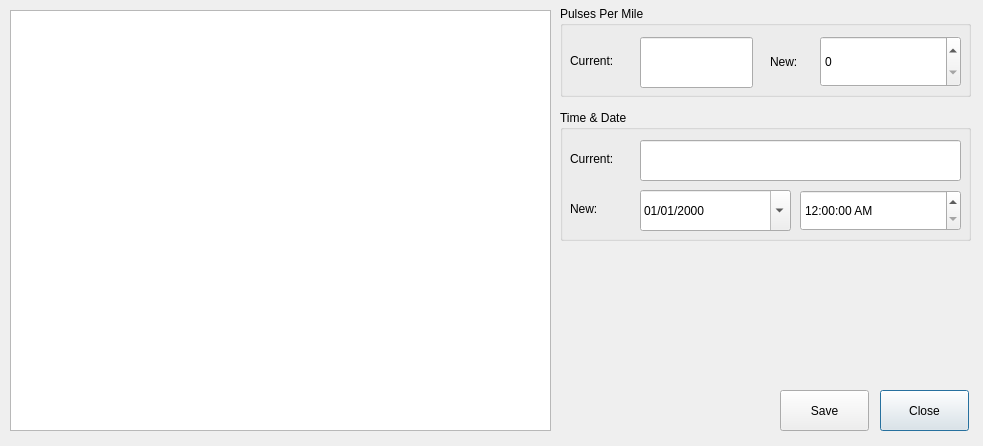
<?xml version="1.0" encoding="UTF-8"?>
<ui version="4.0">
 <class>HWDialog</class>
 <widget class="QDialog" name="HWDialog">
  <property name="geometry">
   <rect>
    <x>0</x>
    <y>0</y>
    <width>983</width>
    <height>446</height>
   </rect>
  </property>
  <property name="windowTitle">
   <string>Hardware Interface</string>
  </property>
  <widget class="QPlainTextEdit" name="plainTextEdit">
   <property name="geometry">
    <rect>
     <x>10</x>
     <y>10</y>
     <width>541</width>
     <height>421</height>
    </rect>
   </property>
   <property name="font">
    <font>
     <pointsize>11</pointsize>
    </font>
   </property>
  </widget>
  <widget class="QPushButton" name="closeButton">
   <property name="geometry">
    <rect>
     <x>880</x>
     <y>390</y>
     <width>89</width>
     <height>41</height>
    </rect>
   </property>
   <property name="text">
    <string>Close</string>
   </property>
  </widget>
  <widget class="QPushButton" name="saveButton">
   <property name="geometry">
    <rect>
     <x>780</x>
     <y>390</y>
     <width>89</width>
     <height>41</height>
    </rect>
   </property>
   <property name="text">
    <string>Save</string>
   </property>
  </widget>
  <widget class="QGroupBox" name="groupBox">
   <property name="geometry">
    <rect>
     <x>560</x>
     <y>6</y>
     <width>411</width>
     <height>91</height>
    </rect>
   </property>
   <property name="title">
    <string>Pulses Per Mile</string>
   </property>
   <widget class="QLabel" name="label_4">
    <property name="geometry">
     <rect>
      <x>10</x>
      <y>46</y>
      <width>67</width>
      <height>17</height>
     </rect>
    </property>
    <property name="text">
     <string>Current:</string>
    </property>
   </widget>
   <widget class="QLineEdit" name="ppmCurrent">
    <property name="geometry">
     <rect>
      <x>80</x>
      <y>31</y>
      <width>113</width>
      <height>51</height>
     </rect>
    </property>
    <property name="readOnly">
     <bool>true</bool>
    </property>
   </widget>
   <widget class="QSpinBox" name="ppmSpinBox">
    <property name="geometry">
     <rect>
      <x>260</x>
      <y>30</y>
      <width>141</width>
      <height>51</height>
     </rect>
    </property>
    <property name="autoFillBackground">
     <bool>true</bool>
    </property>
    <property name="buttonSymbols">
     <enum>QAbstractSpinBox::UpDownArrows</enum>
    </property>
    <property name="accelerated">
     <bool>true</bool>
    </property>
    <property name="maximum">
     <number>1000000</number>
    </property>
    <property name="singleStep">
     <number>10</number>
    </property>
   </widget>
   <widget class="QLabel" name="label_5">
    <property name="geometry">
     <rect>
      <x>210</x>
      <y>47</y>
      <width>41</width>
      <height>17</height>
     </rect>
    </property>
    <property name="text">
     <string>New:</string>
    </property>
   </widget>
  </widget>
  <widget class="QGroupBox" name="groupBox_2">
   <property name="geometry">
    <rect>
     <x>560</x>
     <y>110</y>
     <width>411</width>
     <height>131</height>
    </rect>
   </property>
   <property name="title">
    <string>Time &amp;&amp; Date</string>
   </property>
   <widget class="QLabel" name="label_8">
    <property name="geometry">
     <rect>
      <x>10</x>
      <y>40</y>
      <width>67</width>
      <height>17</height>
     </rect>
    </property>
    <property name="text">
     <string>Current:</string>
    </property>
   </widget>
   <widget class="QLabel" name="label_9">
    <property name="geometry">
     <rect>
      <x>10</x>
      <y>90</y>
      <width>41</width>
      <height>17</height>
     </rect>
    </property>
    <property name="text">
     <string>New:</string>
    </property>
   </widget>
   <widget class="QLineEdit" name="currentDateTime">
    <property name="geometry">
     <rect>
      <x>80</x>
      <y>30</y>
      <width>321</width>
      <height>41</height>
     </rect>
    </property>
    <property name="readOnly">
     <bool>true</bool>
    </property>
   </widget>
   <widget class="QDateEdit" name="dateEdit">
    <property name="geometry">
     <rect>
      <x>80</x>
      <y>80</y>
      <width>151</width>
      <height>41</height>
     </rect>
    </property>
    <property name="displayFormat">
     <string>MM/dd/yyyy</string>
    </property>
    <property name="calendarPopup">
     <bool>true</bool>
    </property>
   </widget>
   <widget class="QTimeEdit" name="timeEdit">
    <property name="geometry">
     <rect>
      <x>240</x>
      <y>80</y>
      <width>161</width>
      <height>41</height>
     </rect>
    </property>
    <property name="accelerated">
     <bool>true</bool>
    </property>
    <property name="showGroupSeparator" stdset="0">
     <bool>false</bool>
    </property>
    <property name="displayFormat">
     <string>hh:mm:ss AP</string>
    </property>
    <property name="calendarPopup">
     <bool>true</bool>
    </property>
   </widget>
  </widget>
 </widget>
 <resources/>
 <connections>
  <connection>
   <sender>saveButton</sender>
   <signal>pressed()</signal>
   <receiver>HWDialog</receiver>
   <slot>accept()</slot>
   <hints>
    <hint type="sourcelabel">
     <x>824</x>
     <y>422</y>
    </hint>
    <hint type="destinationlabel">
     <x>491</x>
     <y>222</y>
    </hint>
   </hints>
  </connection>
  <connection>
   <sender>closeButton</sender>
   <signal>pressed()</signal>
   <receiver>HWDialog</receiver>
   <slot>reject()</slot>
   <hints>
    <hint type="sourcelabel">
     <x>924</x>
     <y>422</y>
    </hint>
    <hint type="destinationlabel">
     <x>491</x>
     <y>222</y>
    </hint>
   </hints>
  </connection>
 </connections>
</ui>
